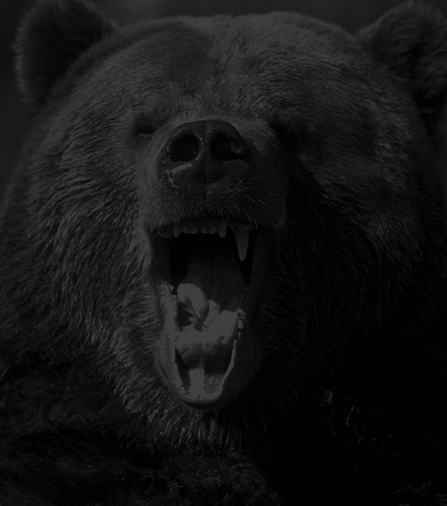
#> input picture Bear.jpg, 447 x 506 px
$ python _b3.7.py
#> lines starting #> are read from the running program, lines starting #| are printed output that depends on the picture
#> further down, img is the input picture: shape (506, 447, 3); min 0, max 64, mean 19.9

import matplotlib.pyplot as plt
import cv2
import numpy as np
import os

def histogram_equalization(image):
    gray = cv2.cvtColor(image, cv2.COLOR_BGR2GRAY) #convert to grayscale

    #flatten: 2d to 1d
    hist, bins = np.histogram(gray.flatten(),bins=256, range=[0, 256]) #calculate histogram
#> hist = 256 values, max 31685 at index 1, min 0 at index 65, mean 883.5; bins = 257 values from 0 to 256
    #print(hist)
    for i in range(1, len(hist)):
        hist[i] = hist[i] + hist[i-1] #h(i) = h(i) + h(i-1) theo formula 3.9 sach
#> after the loop, hist = 256 values from 2527 to 226182
        # hist[i] tai sao ko lon hon tong hist duoc hay vi no la histogram

    #compute transfer function or normalize value
    cdf = hist / sum(hist) #h(i) / total pixels
#> cdf = 256 values from 4.73e-05 to 0.00423
    cdf_normalized = (cdf - cdf.min()) * 255 / (cdf.max() - cdf.min()) #normalize value or transfer function
#> cdf_normalized = 256 values from 0 to 255
    #print(cdf_normalized)


    #apply transfer function to image
    print(gray.shape)
#| (506, 447)
    result = cdf_normalized[gray]
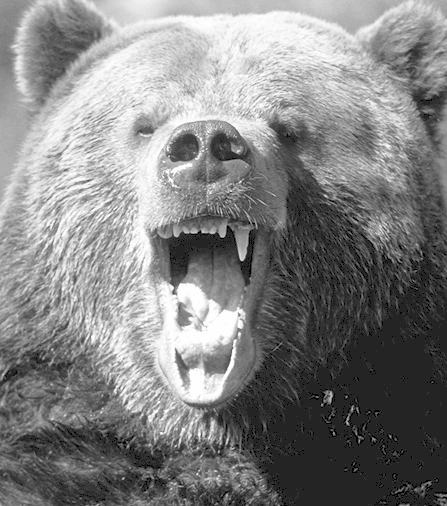
#> result: shape (506, 447) float64; min 0, max 255, mean 130.6
    #tuong ung result = cdf_normalized[gray[i,j]] value la index cua cdf_normalized
    #cdf_normalize tu 0 den 255
    re_hist, re_bins = np.histogram(result.flatten(), 256, [0, 256])
#> re_hist = 256 values, max 31685 at index 36, min 0 at index 1, mean 883.5; re_bins = 257 values from 0 to 256

    plt.subplot(2,2,1)
    plt.imshow(gray, cmap='gray')
    plt.title("Original")

    plt.subplot(2,2,3)
    plt.hist(gray.flatten(),bins=range(0, 256), color='r')
    plt.title("Histogram of original")

    plt.subplot(2,2,2)
    plt.imshow(result, cmap='gray')
    plt.title('Equalized')

    plt.subplot(2,2,4)
    plt.plot(hist,color='b')
    plt.title("Histogram of equalized")
    plt.tight_layout()
    plt.show()
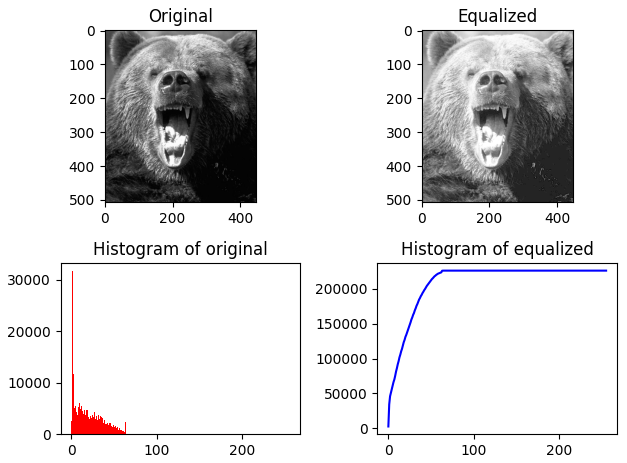
#> figure drawn by matplotlib, 4 panels; panel 2: tallest bar 31685 high, from x = 1 to 2; panel 4: curve peaks at x = 64, y = 226182

    return result


img = cv2.imread("./Bear.jpg")
histogram_equalization(img)
